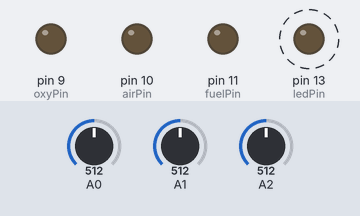
Simulated run of this sketch. Board: Arduino Uno, built with avr-gcc and run on an emulated ATmega328P. Shown: output pins drawn as LEDs (lit = HIGH). Dashed ring = blinking. The inputs (shaded band) are chosen by the test bench; at power-on: A0 = 512, A2 = 512, A1 = 512. What the sketch prints to the serial monitor is not drawn.

Above: at 1.2 s.
1.3 s: A0 set to 984
4.3 s: A0 set to 1018
10.3 s: A2 set to 988
13.3 s: A2 set to 1009
16.3 s: A1 set to 234
19.3 s: A1 set to 209
Timing chart, 0 to 22.2 s (numbered marks = the images above; inputs shaded):
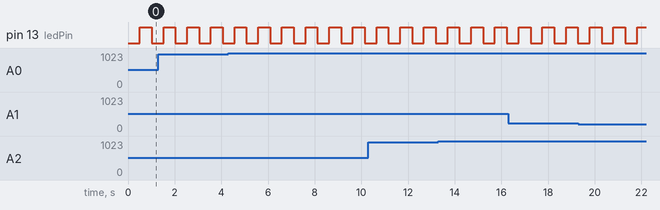

Measured:
- by itself, pin 13 (ledPin): alternates HIGH for 0.51 s and LOW for 0.51 s

The sketch:

test_stand.ino
```cpp
const int ledPin =  13;
const int fuelPin = 11;
const int airPin =  10;
const int oxyPin =  9;

int ledState = LOW;
long ledPreviousMillis = 0;
long blinkInterval = 500;

long engineStartTime = 0;
boolean engineRunning = false;
long engineBurnTime = 10000;
long oxyDelayTime = 1000;
long fuelDelayTime = 0;

String inputString = "";
boolean stringComplete = false;
void setup() {
  Serial.begin(9600);

  pinMode(ledPin, OUTPUT);
  pinMode(fuelPin, OUTPUT);
  pinMode(airPin, OUTPUT);
  pinMode(oxyPin, OUTPUT);

  inputString.reserve(200);

 Serial.println("Initialization Complete!");
}

void loop()
{
  unsigned long currentMillis = millis();

  if(engineRunning) {
    ledState = HIGH;
  } else {
    if(currentMillis - ledPreviousMillis > blinkInterval) {
      ledPreviousMillis = currentMillis;
      if (ledState == LOW)
        ledState = HIGH;
      else
        ledState = LOW;
    }
  }
  digitalWrite(ledPin, ledState);


  if (stringComplete) {
    Serial.print(inputString);
    if(inputString == "run\n"){
      Serial.println("Engine Starting");
      engineStartTime = currentMillis;
      engineRunning = true;
    } else if (inputString == "stop\n"){
      engineRunning = false;
    }
    inputString = "";
    stringComplete = false;
  }

  if(engineRunning && engineStartTime + engineBurnTime > currentMillis){
    if(engineStartTime + fuelDelayTime < currentMillis)
      digitalWrite(fuelPin, HIGH);
    if(engineStartTime + oxyDelayTime < currentMillis)
      digitalWrite(oxyPin, HIGH);
  } else {
    if(engineRunning){
      engineRunning = false;
      Serial.println("Engine Stopped");
    }
    digitalWrite(fuelPin, LOW);
    digitalWrite(oxyPin, LOW);
  }

  Serial.print("Voltage:");
  Serial.println(analogRead(0));

  Serial.print("Pressure0:");
  Serial.println(9.9206 * (analogRead(1) - 125));

  Serial.print("Temp0:");
  Serial.println(analogRead(2));

  delay(100);
}

void serialEvent() {
  while (Serial.available()) {
    char inChar = (char)Serial.read();
    inputString += inChar;
    if (inChar == '\n') {
      stringComplete = true;
    }
  }
}
```
